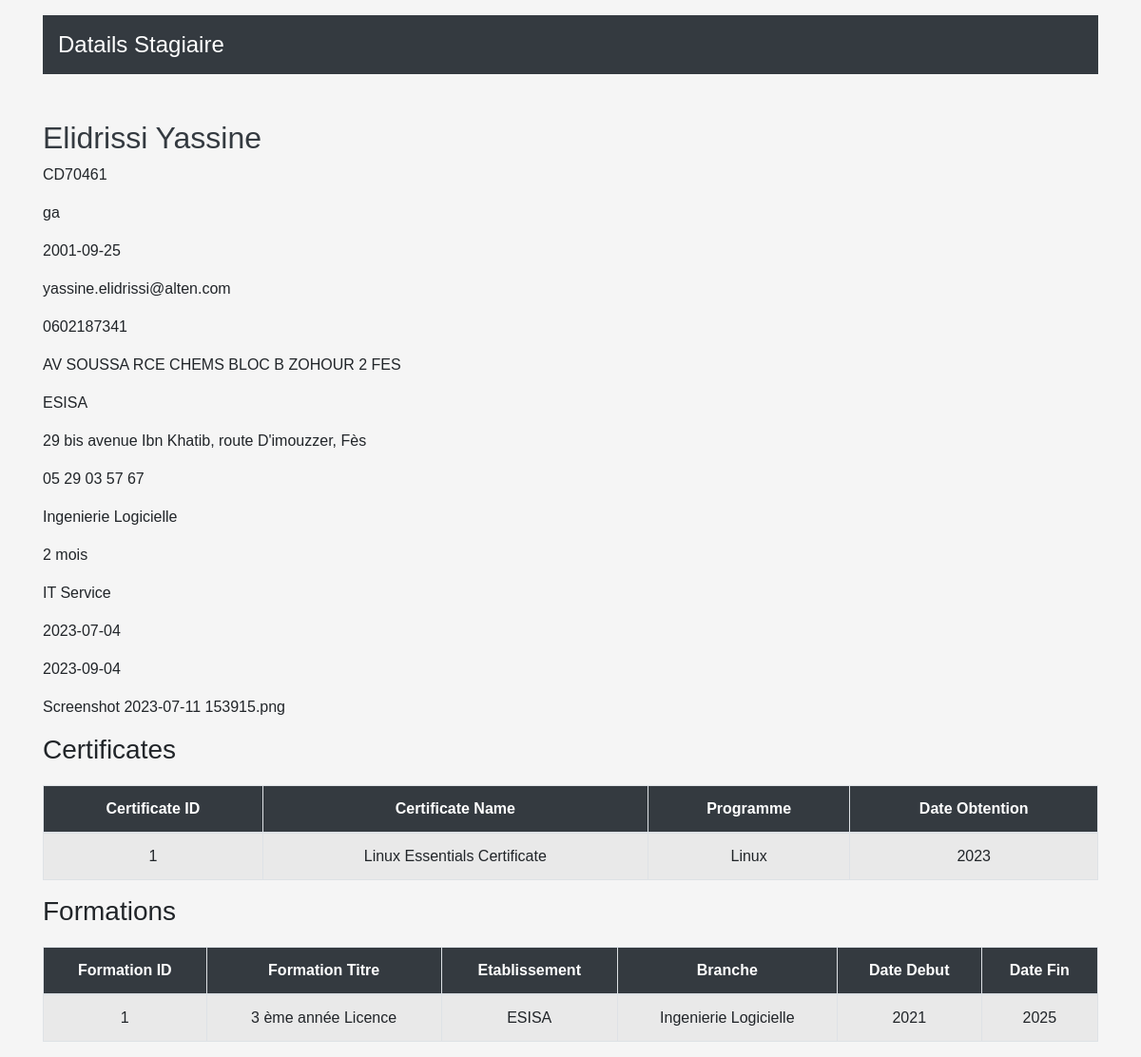
Screenshot of /full_data.php?CIN=CD70461 with the database file from the repository.
### tables this page shows
CREATE TABLE `stagiareform` (
  `Nom` varchar(100) NOT NULL,
  `Prenom` varchar(100) NOT NULL,
  `Genre` varchar(2) NOT NULL,
  `CIN` varchar(30) NOT NULL,
  `DateN` date NOT NULL,
  `Email` varchar(200) NOT NULL,
  `telephone` varchar(10) NOT NULL,
  `Adresse` varchar(300) NOT NULL,
  `Ecole` varchar(200) NOT NULL,
  `AdresseEcole` varchar(200) NOT NULL,
  `FixEcole` varchar(20) NOT NULL,
  `Filiere` varchar(100) NOT NULL,
  `EncadrantAcd` varchar(200) NOT NULL,
  `EncadrantTel` varchar(20) NOT NULL,
  `EncadrantEmail` varchar(300) NOT NULL,
  `PeriodeStage` varchar(100) NOT NULL,
  `Departement` varchar(200) NOT NULL,
  `DateDebut` date DEFAULT NULL,
  `DateFin` date DEFAULT NULL,
  `Pieces` longblob NOT NULL
);

CREATE TABLE `certificates` (
  `Id` int(20) NOT NULL,
  `NomCertificat` text NOT NULL,
  `Programme` varchar(200) NOT NULL,
  `DateObtention` int(20) NOT NULL,
  `StagiaireId` varchar(30) NOT NULL
);

CREATE TABLE `formations` (
  `Id` int(30) NOT NULL,
  `FormationTitre` varchar(200) NOT NULL,
  `Etablissement` varchar(100) NOT NULL,
  `Branche` varchar(100) NOT NULL,
  `DateDebut` varchar(20) NOT NULL,
  `DateFin` varchar(20) NOT NULL,
  `StagiaireId` varchar(30) NOT NULL
);

### full_data.php (the view, shortened to what this page needs)
<!DOCTYPE html>
<html lang="en">
<head>
    <link rel="stylesheet" href="https:stackpath.bootstrapcdn.com/bootstrap/4.5.2/css/bootstrap.min.css">
</head>
<body>
    <div class="container mt-3">
        <nav class="navbar navbar-expand-lg navbar-dark bg-dark">
            <a class="navbar-brand" href="#">Datails Stagiaire</a>
        </nav>
        <div class="mt-5">
            <?php
            $host = "localhost";
            $user = "root";
            $dbname = "stagiarealten";
            $password = "";
            $conn = mysqli_connect($host, $user, $password, $dbname);
            if (isset($_GET['CIN'])) {
                $stagiaireID = $_GET['CIN'];
                $query = "SELECT * FROM stagiareform WHERE CIN = ?";
                $stmt = mysqli_stmt_init($conn);
                if (mysqli_stmt_prepare($stmt, $query)) {
                    mysqli_stmt_bind_param($stmt, "i", $stagiaireID);
                    mysqli_stmt_execute($stmt);
                    $result = mysqli_stmt_get_result($stmt);
                    $stagiaireData = mysqli_fetch_assoc($result);
                    if ($stagiaireData) {
                        echo "<h2>" . $stagiaireData['Nom'] . " " . $stagiaireData['Prenom'] . "</h2>";
                        echo " " . $stagiaireData['CIN'] . "</p>";
                        echo " " . $stagiaireData['Genre'] . "</p>";
                        echo " " . $stagiaireData['DateN'] . "</p>";
                        echo " " . $stagiaireData['Email'] . "</p>";
                        echo " " . $stagiaireData['telephone'] . "</p>";
                        echo " " . $stagiaireData['Adresse'] . "</p>";
                        echo " " . $stagiaireData['Ecole'] . "</p>";
                        echo " " . $stagiaireData['AdresseEcole'] . "</p>";
                        echo " " . $stagiaireData['FixEcole'] . "</p>";
                        echo " " . $stagiaireData['Filiere'] . "</p>";
                        echo " " . $stagiaireData['PeriodeStage'] . "</p>";
                        echo " " . $stagiaireData['Departement'] . "</p>";
                        echo " " . $stagiaireData['DateDebut'] . "</p>";
                        echo " " . $stagiaireData['DateFin'] . "</p>";
                        echo " " . $stagiaireData['Pieces'] . "</p>";
                        $certQuery = "SELECT * FROM certificates WHERE StagiaireId = ?";
                        $certStmt = mysqli_stmt_init($conn);
                        if (mysqli_stmt_prepare($certStmt, $certQuery)) {
                            mysqli_stmt_bind_param($certStmt, "i", $stagiaireID);
                            mysqli_stmt_execute($certStmt);
                            $certResult = mysqli_stmt_get_result($certStmt);
                            if (mysqli_num_rows($certResult) > 0) {
                                echo "<h3>Certificates</h3>";
                                echo "<table class='table table-bordered table-striped'>";
                                echo "<thead><tr><th>Certificate ID</th><th>Certificate Name</th><th>Programme</th><th>Date Obtention</th></tr></thead>";
                                echo "<tbody>";
                                while ($certData = mysqli_fetch_assoc($certResult)) {
                                    echo "<tr>";
                                    echo "<td>" . $certData['Id'] . "</td>";
                                    echo "<td>" . $certData['NomCertificat'] . "</td>";
                                    echo "<td>" . $certData['Programme'] . "</td>";
                                    echo "<td>" . $certData['DateObtention'] . "</td>";
                                    echo "</tr>";
                                }
                                echo "</tbody></table>";
                            } else {
                                echo "<p>No certificates found for this Stagiaire ID.</p>";
                            }
                        } else {
                            echo "Error preparing statement for certificates: " . mysqli_error($conn);
                        }
                        $formQuery = "SELECT * FROM formations WHERE StagiaireId = ?";
                        $formStmt = mysqli_stmt_init($conn);
                        if (mysqli_stmt_prepare($formStmt, $formQuery)) {
                            mysqli_stmt_bind_param($formStmt, "i", $stagiaireID);
                            mysqli_stmt_execute($formStmt);
                            $formResult = mysqli_stmt_get_result($formStmt);
                            if (mysqli_num_rows($formResult) > 0) {
                                echo "<h3>Formations</h3>";
                                echo "<table class='table table-bordered table-striped'>";
                                echo "<thead><tr><th>Formation ID</th><th>Formation Titre</th><th>Etablissement</th><th>Branche</th><th>Date Debut</th><th>Date Fin</th></tr></thead>";
                                echo "<tbody>";
                                while ($formData = mysqli_fetch_assoc($formResult)) {
                                    echo "<tr>";
                                    echo "<td>" . $formData['Id'] . "</td>";
                                    echo "<td>" . $formData['FormationTitre'] . "</td>";
                                    echo "<td>" . $formData['Etablissement'] . "</td>";
                                    echo "<td>" . $formData['Branche'] . "</td>";
                                    echo "<td>" . $formData['DateDebut'] . "</td>";
                                    echo "<td>" . $formData['DateFin'] . "</td>";
                                    echo "</tr>";
                                }
                                echo "</tbody></table>";
                            } else {
                                echo "<p>No formations found for this Stagiaire ID.</p>";
                            }
                        } else {
                            echo "Error preparing statement for formations: " . mysqli_error($conn);
                        }
                    } else {
                        echo "<p>No data found for this Stagiaire ID.</p>";
                    }
                } else {
                    echo "Error preparing statement: " . mysqli_error($conn);
                }
            } else {
                echo "Stagiaire ID not provided.";
            }
            ?>
        </div>
    </div>
</body>
</html>

### full_data.php (style rules this page uses)
body { background-color: #f5f5f5; font-family: 'Your-Font-Family', Arial, sans-serif; margin: 0; padding: 0; }
.container { margin-top: 30px; }
.navbar { background-color: #343a40; }
.navbar-brand { color: #ffffff; font-size: 24px; }
h2 { color: #343a40; }
table { width: 100%; border-collapse: collapse; margin-top: 20px; }
th, td { border: 1px solid #ddd; padding: 8px; text-align: center; }
th { background-color: #343a40; color: #ffffff; }

### rows the page displays
stagiareform: Nom "Elidrissi", Prenom "Yassine", CIN "CD70461", Genre "ga", DateN "2001-09-25", Email "yassine.elidrissi@alten.com", telephone "0602187341", Adresse "AV SOUSSA RCE CHEMS BLOC B ZOHOUR 2 FES", Ecole "ESISA", AdresseEcole "29 bis avenue Ibn Khatib, route D'imouzzer, Fès", FixEcole "05 29 03 57 67", Filiere "Ingenierie Logicielle", PeriodeStage "2 mois", Departement "IT Service", DateDebut "2023-07-04", DateFin "2023-09-04", Pieces "Screenshot 2023-07-11 153915.png"
certificates: Id "1", NomCertificat "Linux Essentials Certificate", Programme "Linux", DateObtention "2023"
formations: Id "1", FormationTitre "3 ème année Licence", Etablissement "ESISA", Branche "Ingenierie Logicielle", DateDebut "2021", DateFin "2025"
